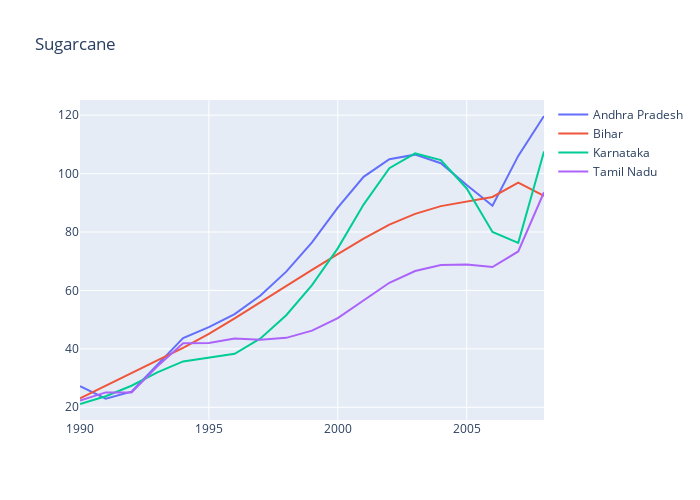

Notebook code cell kept with this figure:
### Code cell
### Line Plot Common Code ####

import plotly.express as px
from plotly.subplots import make_subplots
import plotly.graph_objects as go


'''fig = make_subplots(rows=4, cols=1,subplot_titles=sugarcane["State"].values,shared_yaxes=True)

for index in range(4):
    fig.add_trace(
        go.Scatter(x=sugarcane.columns,y=sugarcane.iloc[index]),
        row=index+1, col=1,
    )
    fig.update_yaxes(title_text="Price", row=index+1, col=1)
fig.show()'''

def ts_plotter(data=sugarcane,length=len(sugarcane),title="Sugarcane"):
    fig = go.Figure()
    for i in range(length):
        fig.add_trace(go.Scatter(x=data.columns, y=data.iloc[i],
                            mode='lines',
                            name=data.State.iloc[i]))
    fig.update_layout(height=500, width=700,
                      title_text=title)

    fig.show()
ts_plotter()

### Figure 1 — Plotly figure (JSON) as saved in the notebook; plotly's stock layout.template omitted (floating-point values rounded to 4 significant figures)
{"data": [{"mode": "lines", "name": "Andhra Pradesh", "type": "scatter", "x": ["1990-01-01T00:00:00", "1991-01-01T00:00:00", "1992-01-01T00:00:00", "1993-01-01T00:00:00", "1994-01-01T00:00:00", "1995-01-01T00:00:00", "1996-01-01T00:00:00", "1997-01-01T00:00:00", "1998-01-01T00:00:00", "1999-01-01T00:00:00", "2000-01-01T00:00:00", "2001-01-01T00:00:00", "2002-01-01T00:00:00", "2003-01-01T00:00:00", "2004-01-01T00:00:00", "2005-01-01T00:00:00", "2006-01-01T00:00:00", "2007-01-01T00:00:00", "2008-01-01T00:00:00", "Crop", "State"], "y": [27.23, 22.94, 25.36, 34.52, 43.72, 47.42, 51.91, 58.27, 66.45, 76.47, 88.33, 98.9, 104.9, 106.5, 103.5, 96.08, 89, 106.1, 119.7, "Sugercane", "Andhra Pradesh"]}, {"mode": "lines", "name": "Bihar", "type": "scatter", "x": ["1990-01-01T00:00:00", "1991-01-01T00:00:00", "1992-01-01T00:00:00", "1993-01-01T00:00:00", "1994-01-01T00:00:00", "1995-01-01T00:00:00", "1996-01-01T00:00:00", "1997-01-01T00:00:00", "1998-01-01T00:00:00", "1999-01-01T00:00:00", "2000-01-01T00:00:00", "2001-01-01T00:00:00", "2002-01-01T00:00:00", "2003-01-01T00:00:00", "2004-01-01T00:00:00", "2005-01-01T00:00:00", "2006-01-01T00:00:00", "2007-01-01T00:00:00", "2008-01-01T00:00:00", "Crop", "State"], "y": [23.03, 27.45, 31.8, 36.08, 40.36, 45.13, 50.47, 56.08, 61.6, 67.05, 72.44, 77.76, 82.51, 86.22, 88.87, 90.48, 92, 96.92, 92.39, "Sugercane", "Bihar"]}, {"mode": "lines", "name": "Karnataka", "type": "scatter", "x": ["1990-01-01T00:00:00", "1991-01-01T00:00:00", "1992-01-01T00:00:00", "1993-01-01T00:00:00", "1994-01-01T00:00:00", "1995-01-01T00:00:00", "1996-01-01T00:00:00", "1997-01-01T00:00:00", "1998-01-01T00:00:00", "1999-01-01T00:00:00", "2000-01-01T00:00:00", "2001-01-01T00:00:00", "2002-01-01T00:00:00", "2003-01-01T00:00:00", "2004-01-01T00:00:00", "2005-01-01T00:00:00", "2006-01-01T00:00:00", "2007-01-01T00:00:00", "2008-01-01T00:00:00", "Crop", "State"], "y": [21.12, 23.76, 27.37, 31.96, 35.69, 37.02, 38.31, 43.59, 51.53, 61.8, 74.41, 89.4, 101.8, 106.9, 104.6, 94.91, 80, 76.29, 107.6, "Sugercane", "Karnataka"]}, {"mode": "lines", "name": "Tamil Nadu", "type": "scatter", "x": ["1990-01-01T00:00:00", "1991-01-01T00:00:00", "1992-01-01T00:00:00", "1993-01-01T00:00:00", "1994-01-01T00:00:00", "1995-01-01T00:00:00", "1996-01-01T00:00:00", "1997-01-01T00:00:00", "1998-01-01T00:00:00", "1999-01-01T00:00:00", "2000-01-01T00:00:00", "2001-01-01T00:00:00", "2002-01-01T00:00:00", "2003-01-01T00:00:00", "2004-01-01T00:00:00", "2005-01-01T00:00:00", "2006-01-01T00:00:00", "2007-01-01T00:00:00", "2008-01-01T00:00:00", "Crop", "State"], "y": [22.34, 25.09, 25.07, 34, 41.95, 41.97, 43.51, 43.08, 43.77, 46.25, 50.53, 56.62, 62.62, 66.66, 68.74, 68.86, 68, 73.35, 93.64, "Sugercane", "Tamil Nadu"]}], "layout": {"height": 500, "title": {"text": "Sugarcane"}, "width": 700}}
